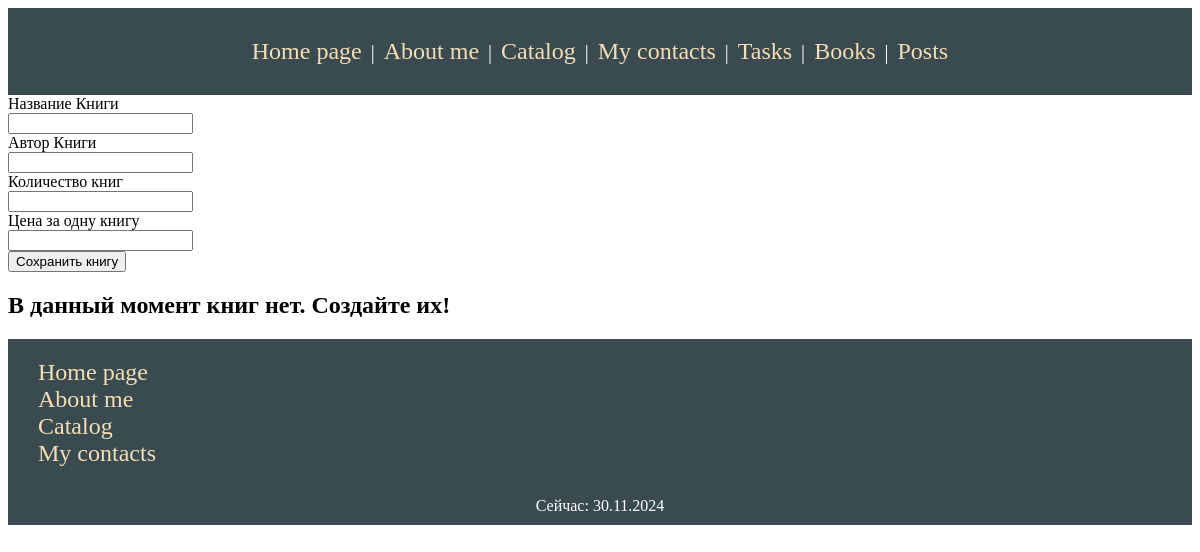
The page /books/ on the database as committed earlier.
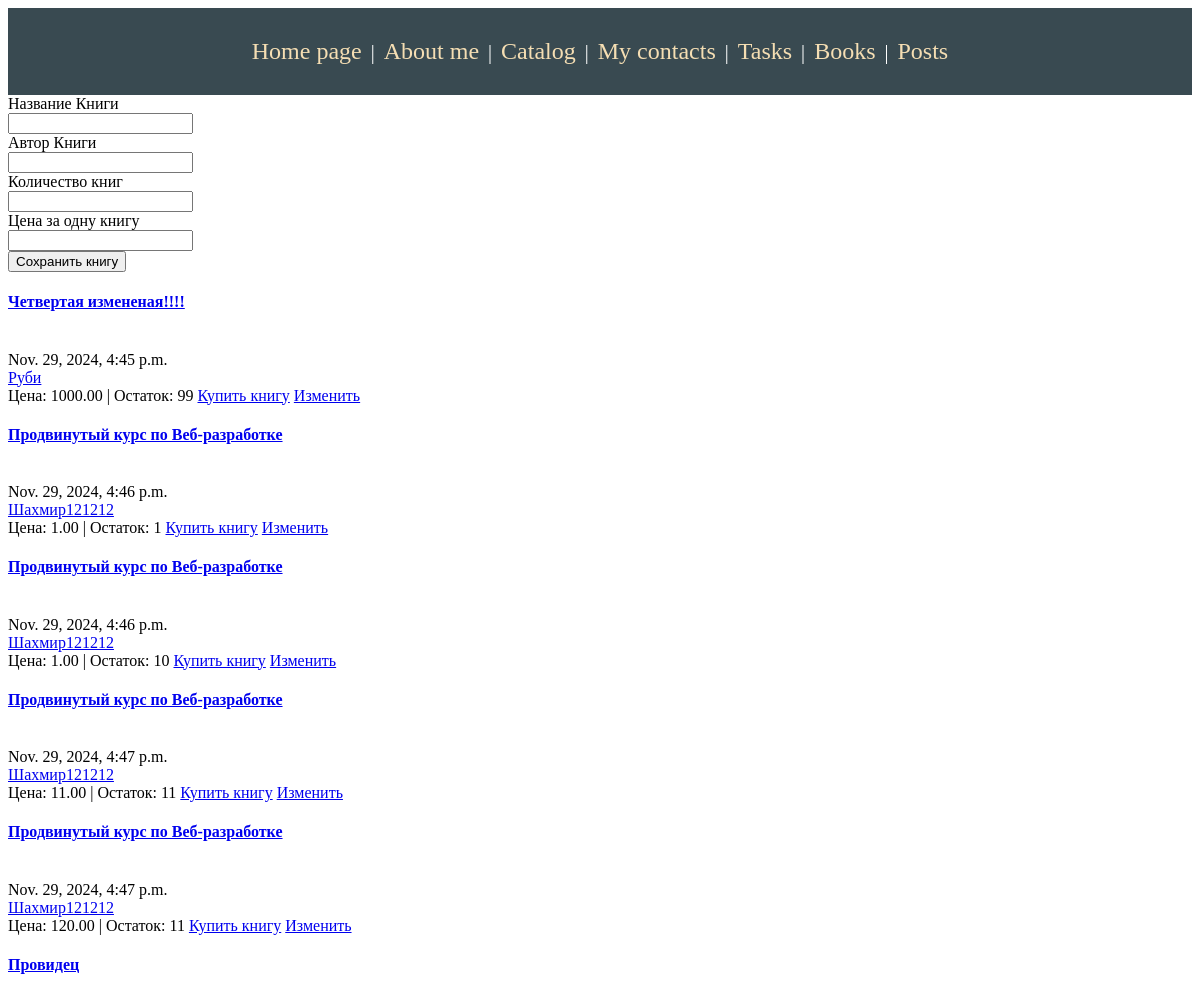
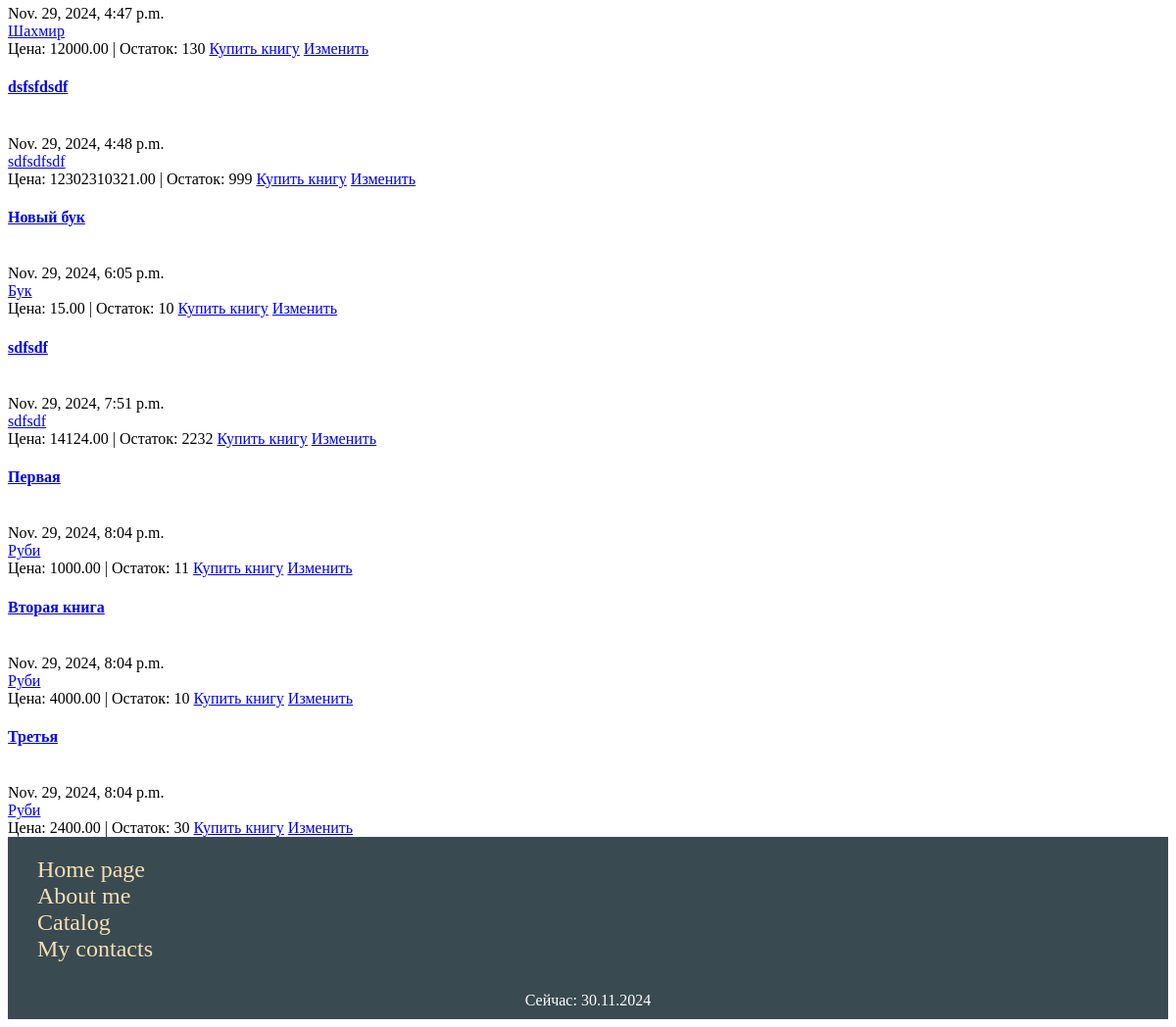
The same page on the database as committed later (2 pictures, top to bottom).
### block/models/book.py (models this page shows)
class Book(models.Model):
    title = models.CharField(max_length=150, validators=[MinLengthValidator(10)])
    author = models.CharField(max_length=100, validators=[MinLengthValidator(10)])
    published_date = models.DateTimeField(auto_now_add=True)
    price = models.DecimalField(max_digits=19, decimal_places=2)
    stock = models.IntegerField()

### block/views.py (the view)
# urls.py: path('books/', views.books),
def books(request, id=None):
    if id != None:
        books = Book.objects.filter(id=id)
        return render(request, 'Books/books.html', {'books': books, 'my_date': datetime.now()})
    else:
        books = Book.objects.all()
        return render(request, 'Books/books.html', {'books': books, 'my_date': datetime.now()})

### block/templates/Books/books.html (shortened to what this page needs)
{% extends "base.html" %}
{% block content %}
<form method="POST" action="add_book/">
    <label>Название Книги</label><br>
    <input type="text" name="title" /><br>
    <label>Автор Книги</label><br>
    <input type="text" name="author" /><br>
    <label>Количество книг</label><br>
    <input type="number" name="stock" /><br>
    <label>Цена за одну книгу</label><br>
    <input type="number" name="price"/><br>
    <input type="submit" value="Сохранить книгу" /><br>
</form>
{% if books.count > 0 %}
<div class="book_blocks">
{% for form in books %}
    <div class="book_block">
        <h4 class="book_block_title"><a href="{{form.id}}">{{ form.title }}</a></h4><br>
        <span class="book_block_data">{{ form.published_date }}</span><br>
        <span class="book_block_text"><a href="{{form.author}}/author">{{ form.author }}</a></span><br>
        <span class="book_block_text">Цена: {{ form.price }}</span> <span class="book_span">|</span> <span class="book_block_text">Остаток: {{ form.stock }}</span>
        {% if books.count == 1 %}
        {% if form.stock > 0 %}
        <br><a href="sell/">Купить книгу</a>
        {% else %}
        <br><span class="book_span">Книга кончилась</span>
        {% endif %}
        <a href="book_edit/">Изменить</a>
        <br><a href="/books">Назад</a>
        {% else %}
            {% if form.stock > 0 %}
            <a href="{{form.id}}/sell">Купить книгу</a>
            {% else %}
            <span class="book_span">Книга кончилась</span>
            {% endif %}
            <a href="{{form.id}}/book_edit">Изменить</a>
        {% endif%}
    </div>
{% endfor %}
    {% else %}
    <h2>В данный момент книг нет. Создайте их!</h2>
    {% endif %}
</div>
{% endblock content %}

Rows that differ between the two databases and show on the page:
added Book: title "Четвертая измененая!!!!", published_date "Nov. 29, 2024, 4:45 p.m.", author "Руби", price "1000.00", stock "99"
added Book: title "Продвинутый курс по Веб-разработке", published_date "Nov. 29, 2024, 4:46 p.m.", author "Шахмир121212", price "1.00", stock "1"
added Book: title "Продвинутый курс по Веб-разработке", published_date "Nov. 29, 2024, 4:46 p.m.", author "Шахмир121212", price "1.00", stock "10"
added Book: title "Продвинутый курс по Веб-разработке", published_date "Nov. 29, 2024, 4:47 p.m.", author "Шахмир121212", price "11.00", stock "11"
added Book: title "Продвинутый курс по Веб-разработке", published_date "Nov. 29, 2024, 4:47 p.m.", author "Шахмир121212", price "120.00", stock "11"
added Book: title "Провидец", published_date "Nov. 29, 2024, 4:47 p.m.", author "Шахмир", price "12000.00", stock "130"
added Book: title "dsfsfdsdf", published_date "Nov. 29, 2024, 4:48 p.m.", author "sdfsdfsdf", price "12302310321.00", stock "999"
added Book: title "Новый бук", published_date "Nov. 29, 2024, 6:05 p.m.", author "Бук", price "15.00", stock "10"
added Book: title "sdfsdf", published_date "Nov. 29, 2024, 7:51 p.m.", author "sdfsdf", price "14124.00", stock "2232"
added Book: title "Первая", published_date "Nov. 29, 2024, 8:04 p.m.", author "Руби", price "1000.00", stock "11"
added Book: title "Вторая книга", published_date "Nov. 29, 2024, 8:04 p.m.", author "Руби", price "4000.00", stock "10"
added Book: title "Третья", published_date "Nov. 29, 2024, 8:04 p.m.", author "Руби", price "2400.00", stock "30"
Other text that changed with them:
text no longer shown: "В данный момент книг нет. Создайте их!"
